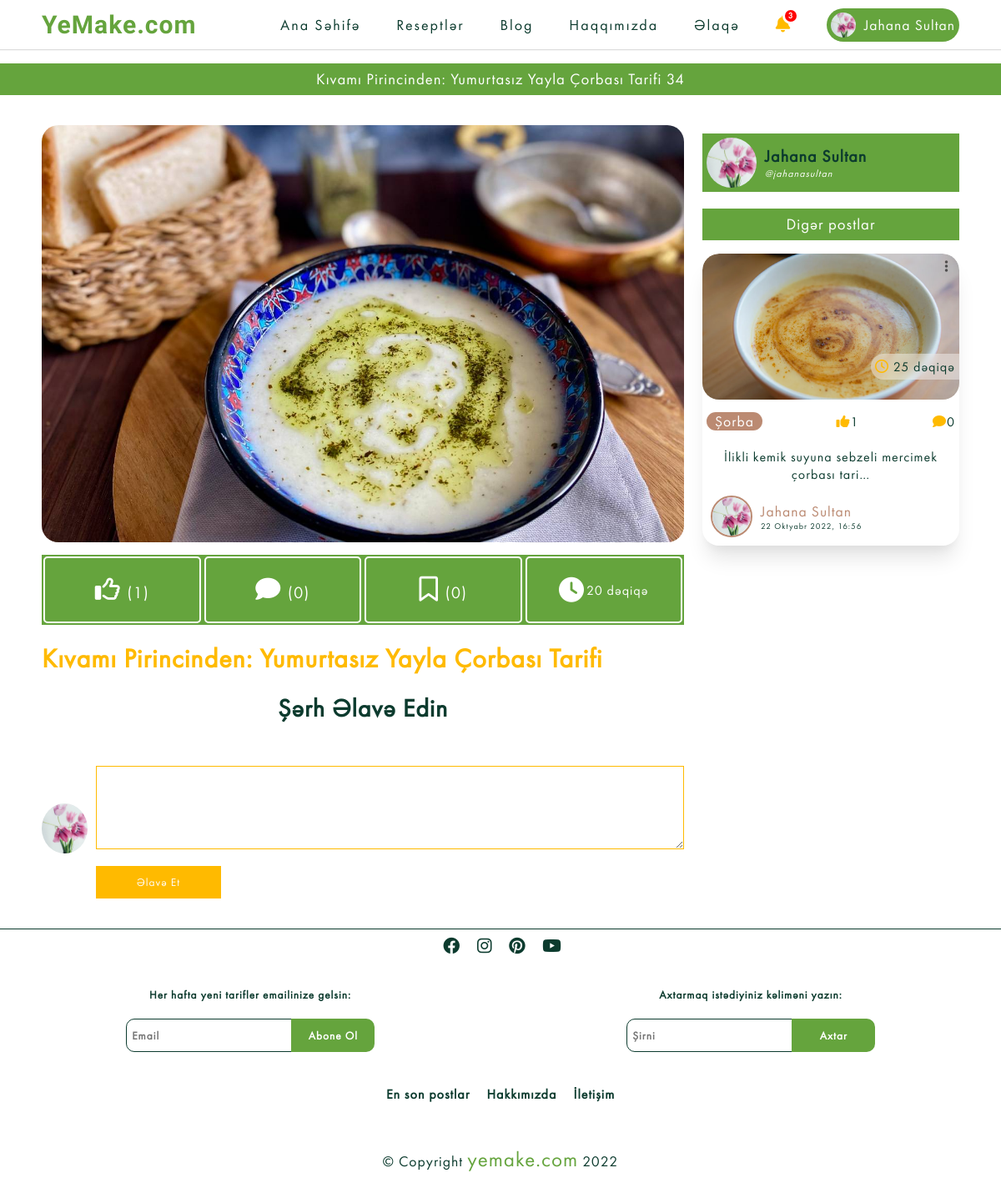
Before: /recipe-details/kivami-pirincinden--yumurtasiz-yayla-corbasi-tarifii1sx (signed in) with the older database file.
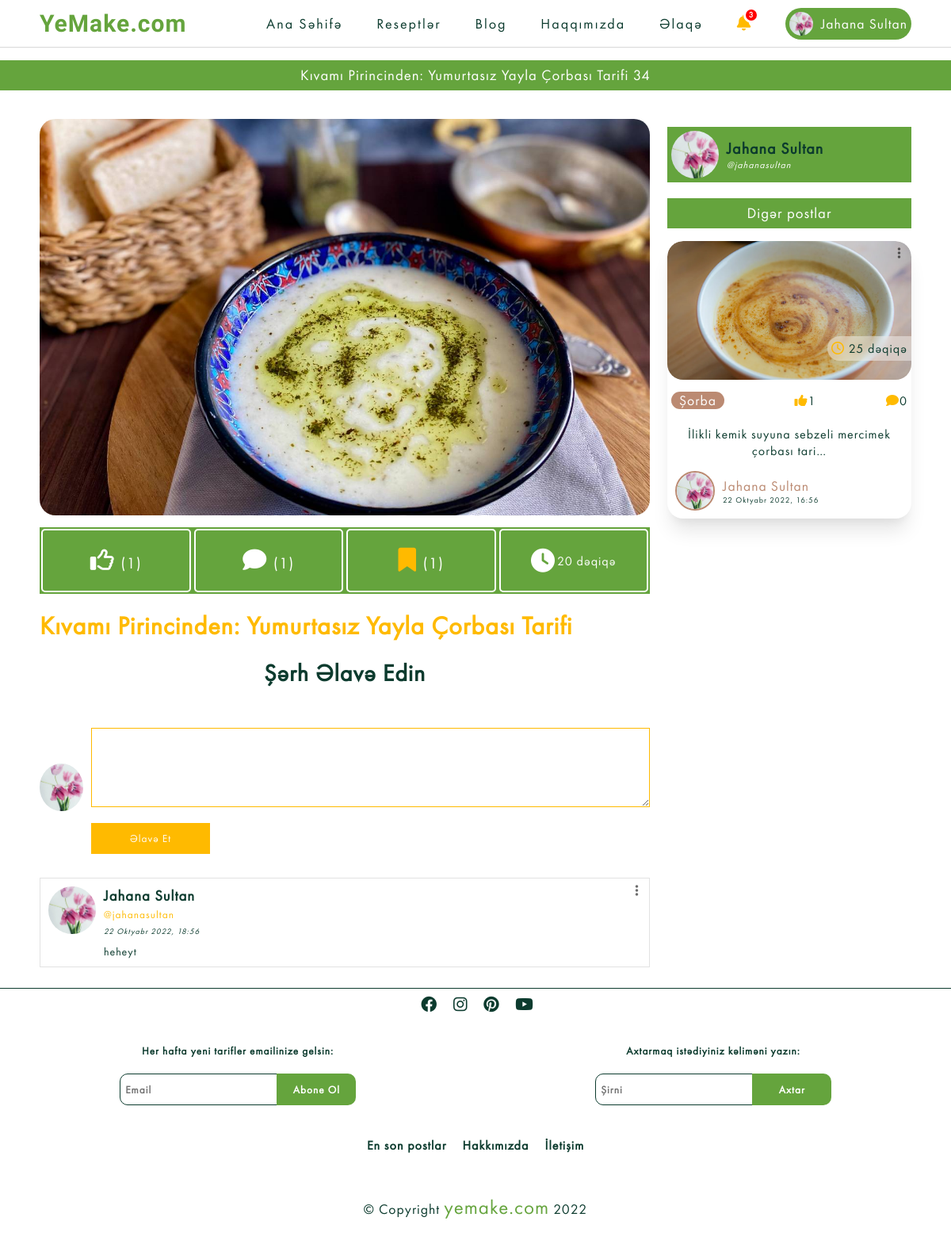
After: the same page with the newer database file.
### recipes/models.py (models this page shows, shortened)
class Blog(models.Model):
    sn = 'saniyə'
    deq = 'dəqiqə'
    s = 'saat'
    g = 'gün'
    TIME_CHOICES = [
        (sn, "saniyə"),
        (deq, 'dəqiqə'),
        (s, 'saat'),
        (g, 'gün'),
    ]
    title = models.CharField(verbose_name="Başlıq",max_length=1500)
    description = QuillField(verbose_name="Açıqlama")
    image=models.ImageField(verbose_name="Şəkil",null=True, blank=True, default='Recipes/default.jpg', upload_to='Recipes')
    isActive=models.BooleanField(verbose_name="Aktivlik",default=False)
    category= models.ForeignKey(Category,verbose_name="Kateqoriya", on_delete=models.CASCADE)
    slug=models.SlugField(editable=False, verbose_name="Slug", null=True, unique=True)
    cook_time=models.IntegerField(verbose_name="Bişirilmə Vaxtı",null=True)
    time=models.CharField(verbose_name="Zaman Ölçüsü",max_length=10, choices=TIME_CHOICES, default=deq, null=True)
    created=models.DateTimeField("Yaradılma Vaxtı",auto_now_add=True, null=True)
    youtube_link=EmbedVideoField("Youtube Linki",null=True, blank=True)
    owner=models.ForeignKey(Profile,verbose_name="Postu Paylaşan", null=True, on_delete=models.SET_NULL)
    class Meta:
        ordering= ["-created"]
        verbose_name="Resept"
        verbose_name_plural="Reseptlər"

class Category(models.Model):
    title=models.CharField(max_length=250)
    image=models.ImageField(null=True,upload_to='Category')
    slug=models.SlugField(editable=False, verbose_name="Slug", null=True, unique=True)

class Vote(models.Model):
    owner=models.ForeignKey(Profile, on_delete=models.CASCADE, null=True)
    recipe = models.ForeignKey(Blog, on_delete=models.CASCADE)
    class Meta:
        unique_together=[["owner", "recipe"]]

class Review(models.Model):
    owner=models.ForeignKey(Profile, on_delete=models.CASCADE, null=True)
    recipe = models.ForeignKey(Blog ,on_delete=models.CASCADE)
    body=models.TextField(null=True,blank=False)
    created=models.DateTimeField(auto_now_add=True)
    class Meta:
        ordering=["-created"]

### users/models.py (models this page shows, shortened)
class Profile(models.Model):
    user=models.OneToOneField(User, on_delete=models.CASCADE, null=True )
    username=models.CharField(max_length=100, null=True, blank=True)
    name=models.CharField(max_length=200, null=True, blank=True)
    email=models.EmailField(max_length=200,null=True,blank=True, unique=True)
    short_info=models.CharField(max_length=200, null=True, blank=True)
    profile_image=models.ImageField(upload_to='Users', null=True, blank=True,default='Users/user-default.jpg')
    cover_image=models.ImageField(upload_to='Users', blank=True, null=True, default='Users/cover.webp')
    slug=models.SlugField( verbose_name="Slug", null=True, unique=True)
    def __str__(self) -> str:
        return str(self.slug)

### recipes/views.py (the view)
# urls.py: path('recipe-details/<slug:slug>', views.details, name="blogdetails"),
def details(request, slug):
    blog = Blog.objects.get(slug=slug)
    blogs= Blog.objects.filter(category=blog.category).filter(~Q(id=blog.id))
    reviews=Review.objects.filter(recipe=blog)
    upvote=Vote.objects.filter(recipe=blog)
    book=RecipeBook.objects.filter(recipe__slug=slug).count()
    if request.user.is_authenticated:
        user=Profile.objects.get(username=request.user.username)
        bookmark=RecipeBook.objects.filter(owner=user, recipe=blog)
        like=Vote.objects.filter(owner=user, recipe=blog)
    else:
        like=False
        bookmark=False
    context = {
        "blog" : blog,
        "blogs" : blogs,
        "review":reviews,
        "upvote":upvote,
        "book":book,
        "bookmark":bookmark,
        "like":like,
    }
    return render(request, "recipes/recipe_details.html", context)

### main/context_processors.py (called while the page is built)
def notification_count(request):
    if request.user.is_authenticated:
        profile=Profile.objects.get(username=request.user.username)
        notification=Notification.objects.filter(user=profile, is_seen=False)
        return {
          "push":notification
        }
    else:
        return {
            "push": {}
        }

### templates/recipes/recipe_details.html (shortened to what this page needs)
{% extends 'base.html' %}
{% load embed_video_tags %}
{% load static %}
{% block css %}
<link rel="stylesheet" href='{% static '/css/recipe-details.css' %}?{% now "U" %}'>
<link rel="stylesheet" href='{% static '/css/index.css' %}?{% now "U" %}'>
{% endblock css %}
{% block content %}
<h3 class="title">{{blog.title}} {{blog.id}}</h3>
<div class="container  padding-x">
<div class="details">
    <img src="{{blog.image.url}}" alt="" >
    {% if blog.isActive %}
    <div class="detail">
       <div class="recipe-book top">
        {% if request.user.is_authenticated %}
            <button class='likebutton' data-id="{{ blog.id }}">
                {% if like %}
                <i class="fa-solid fa-thumbs-up"></i> (<span class="likecount">{{upvote | length}}</span>)
              {% else %}
                <i class="fa-regular fa-thumbs-up"></i> (<span class="likecount">{{upvote | length}}</span>)
               {% endif %}
            </button>
        {% endif %}
</div>
        <div class="comments top">
            <a href="#comment">
                <button  data-id="{{ blog.id }}">
                    <i class="fa-solid fa-comment"></i>
                    ({{review | length}})
                </button>
            </a>
        </div>
        <div class="recipe-book top">
            {% if request.user.is_authenticated %}
            <button class="recipebookbutton" data-id="{{blog.id}}">
               {% if bookmark %}
                <i class="fa-solid fa-bookmark"></i> (<span class="recipebookcount">{{book}}</span>)
              {% else %}
                <i class="fa-regular fa-bookmark"></i> (<span class="recipebookcount">{{book}}</span>)
              {% endif %}
            </button>
            {% endif %}
        </div>
        <div class="time top"><i class="fa-solid fa-clock"></i> {{blog.cook_time}} {{blog.time}}</div>
    </div>{% endif %}
    <div class="content">
        <h1>{{blog.title}}</h1>
    </div>
    <div class="iframe">
<div class="comments" id="comment">
{% if request.user.is_authenticated %}
{% if blog.isActive %}
<h1 class="add-comment">Şərh Əlavə Edin</h1>
<div class="comment">
    <img src="{{user.profile.profile_image.url}}" alt="">
    <div class="submit-btn">
    <textarea name="comment_body" class="comment-body">
    </textarea>
    <button class="addcomment" data-id={{blog.id}}>Əlavə Et</button>
    </div>
   </div>
{% endif %}
{% else %}
<a href="{% url 'signin' %}?next={{request.path}}"><h4 class="comment-write">Şərh yazmaq üçün Giriş Edin</h4></a>
{% endif %}
<div class="comment-cards">
{% for comment in review %}
{% include "partials/__comment.html" %}
{% endfor %}
</div>
</div>
</div>
</div>
<div class="other-posts">
   <a href=" {% if blog.owner.id == user.profile.id %} {% url 'profile' user.profile.slug %} {% else %} {% url 'Account' blog.owner.slug %} {% endif %}">
     <div class="owner">
        <div class="profile-img">
            <img src="{{blog.owner.profile_image.url}}" alt="">
            <div class="name">
                <h4>{{blog.owner.name}}</h4>
                <p>@{{blog.owner.username}}</p>
            </div>
        </div>
      </div>
    </a>
    <h3 class="title">Digər postlar</h3>
{% for blog in blogs %}
{% include "partials/__recipecard.html" %}
{% endfor %}
</div>
</div>
{% endblock  %}

### templates/partials/__comment.html (shortened to what this page needs)
{% load static %}
<div class="comment-body">
    <div class="dots">
        <i class="fa-solid fa-ellipsis-vertical"></i>
    </div>
    <div class="img">
        {% if comment.owner.id == user.profile.id %}
        <a href="{% url 'profile' user.profile.slug %}"> <img src="{{comment.owner.profile_image.url}}"></div></a>
        {% else %}
        <a href="{% url 'Account' comment.owner.slug %}"> <img src="{{comment.owner.profile_image.url}}"></div></a>
        {% endif %}
    <div class="comment-content">
        {% if comment.owner.id == user.profile.id %}
        <a href="{% url 'profile' user.profile.slug %}"><div class="comment-owner"><h3>{{comment.owner.name}}</h3>
        <small>@{{comment.owner.username}}</small> </div></a>
        {% else %}
        <a href="{% url 'Account' comment.owner.slug %}"><div class="comment-owner"><h3>{{comment.owner.name}}</h3>
            <small>@{{comment.owner.username}}</small> </div></a>
        {% endif %}
        <p class="time-created">{{comment.created}}</p>
        <p class="comment-text">{{comment.body|linebreaksbr}}</p>
    </div>
</div>

### templates/partials/__recipecard.html (shortened to what this page needs)
<div class="post-card">
    {% if blog.owner.id == user.profile.id %}
    <div class="dots">
        <i class="fa-solid fa-ellipsis-vertical"></i>
    </div>
    {% endif %}
    <div class="img">
        <img src="{{blog.image.url}}" alt="">
    </div>
    <div class="category">
        <a href="{% url 'recipe-category' blog.category.slug %}"><div class="post-category">
            <p>{{blog.category.title}}</p>
        </div></a>
        <div class="time-cook"><i class="fa-regular fa-clock"></i> {{blog.cook_time}} {{blog.time}}</div>
        <div class="stars"><i class="fa-solid fa-thumbs-up"></i>{{blog.vote_set.all | length }}</div>
        <div class="comment"><i class="fa-solid fa-comment"></i>{{blog.review_set.all | length}}</div>
    </div>
    <div class="title"><a href="{% url 'blogdetails' blog.slug %}">
            <h4>{{blog.title | truncatechars:50}}</h4>
        </a>
    </div>
  <a href="{% if blog.owner.id == user.profile.id %} {% url 'profile' user.profile.slug %} {% else %} {% url 'Account' blog.owner.slug %} {% endif %}" class="profile">
    <div class="profile">
        <div class="profile-photo">
            {% if blog.owner.profile_image %}
            <img src="{{blog.owner.profile_image.url}}" alt="">
            {% endif %}</div>
        <div class="name-date">
            <p class="name">{{blog.owner.name}}</p>
            <p class="date">{{blog.created}}</p>
        </div>
    </div>
</a>
</div>

Changed rows visible on the page:
added Review: owner.profile_image (picture), owner.name "Jahana Sultan", owner.username "jahanasultan", created "22 Oktyabr 2022, 18:56", body "heheyt"
Other visible differences:
{{ review | length }}: "0" → "1"
{{ book }}: (not shown) → "1"
{{ book }}: "0" → (not shown)
